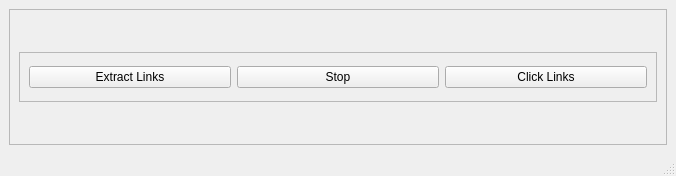
<?xml version="1.0" encoding="UTF-8"?>
<ui version="4.0">
 <class>MainWindow</class>
 <widget class="QMainWindow" name="MainWindow">
  <property name="geometry">
   <rect>
    <x>0</x>
    <y>0</y>
    <width>676</width>
    <height>176</height>
   </rect>
  </property>
  <property name="windowTitle">
   <string>MainWindow</string>
  </property>
  <widget class="QWidget" name="centralwidget">
   <layout class="QHBoxLayout" name="horizontalLayout">
    <item>
     <widget class="QFrame" name="frame">
      <property name="frameShape">
       <enum>QFrame::StyledPanel</enum>
      </property>
      <property name="frameShadow">
       <enum>QFrame::Raised</enum>
      </property>
      <layout class="QVBoxLayout" name="verticalLayout">
       <item>
        <widget class="QFrame" name="frame_2">
         <property name="maximumSize">
          <size>
           <width>16777215</width>
           <height>50</height>
          </size>
         </property>
         <property name="frameShape">
          <enum>QFrame::StyledPanel</enum>
         </property>
         <property name="frameShadow">
          <enum>QFrame::Raised</enum>
         </property>
         <layout class="QHBoxLayout" name="horizontalLayout_2">
          <item>
           <widget class="QPushButton" name="extraxt_link_btn">
            <property name="text">
             <string>Extract Links</string>
            </property>
           </widget>
          </item>
          <item>
           <widget class="QPushButton" name="stop_link_btn">
            <property name="text">
             <string>Stop</string>
            </property>
           </widget>
          </item>
          <item>
           <widget class="QPushButton" name="clk_links_btn">
            <property name="text">
             <string>Click Links</string>
            </property>
           </widget>
          </item>
         </layout>
        </widget>
       </item>
      </layout>
     </widget>
    </item>
   </layout>
  </widget>
  <widget class="QMenuBar" name="menubar">
   <property name="geometry">
    <rect>
     <x>0</x>
     <y>0</y>
     <width>676</width>
     <height>21</height>
    </rect>
   </property>
  </widget>
  <widget class="QStatusBar" name="statusbar"/>
 </widget>
 <resources/>
 <connections/>
</ui>
